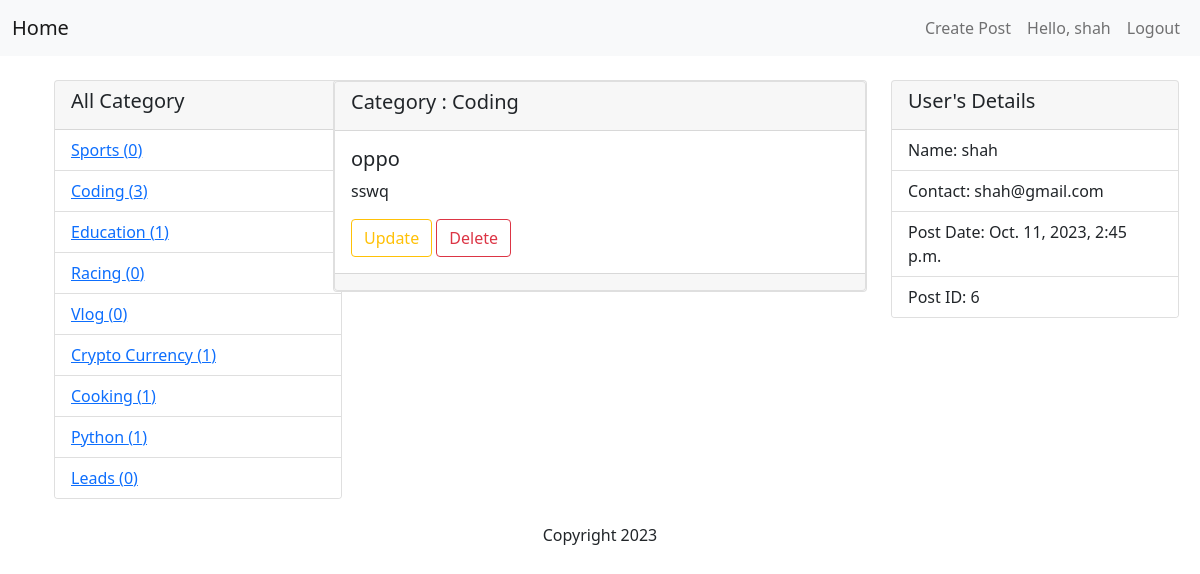
The app's page /post/6/ (signed in), older data.
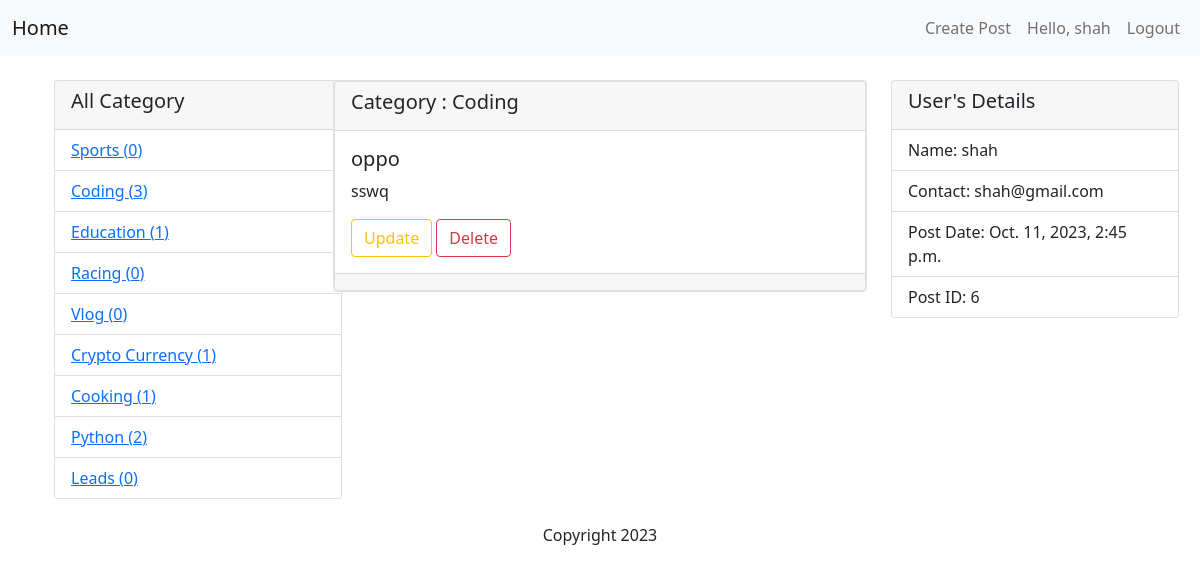
The same page, newer data.
### listing/models.py (models this page shows)
class Category(models.Model):
    name = models.CharField(max_length=100)
    created_at = models.DateTimeField(auto_now_add=True)
    updated_at = models.DateTimeField(auto_now=True)
    def __str__(self):
        return self.name

### listing/views.py (the view)
# urls.py: path('post/<int:post_id>/', views.post_detail, name='post_detail'),
def post_detail(request, post_id):
    if not request.user.is_authenticated:
        raise Http404
    post = get_object_or_404(Post, pk=post_id)
    categories = Category.objects.annotate(post_count=Count('post')).all()
    return render(request, 'listing/post_detail.html', {'post': post, 'categories': categories})

### listing/templates/listing/post_detail.html (shortened to what this page needs)
{% extends 'listing/base.html' %}
{% block content %}
<!DOCTYPE html>
<html lang="en">
<head>
    <link href="https://cdn.jsdelivr.net/npm/bootstrap@5.1.3/dist/css/bootstrap.min.css" rel="stylesheet">
</head>
<body>
    <div class="container">
    <div class="row">
      <div class="col-md-3">
        <div class="card" style="width: 18rem;">
          <div class="card-header">
            <h5>All Category</h5>
          </div>
          <ul class="list-group list-group-flush">
            {% for category in categories %}
            <li class="list-group-item"><a href="{% url 'listing:posts_by_category' category.id %}">{{ category.name }}  ({{category.post_count}}) </a></li>
          {% endfor %}
          </ul>
        </div>
      </div>
      <div class="col-md-6">
       <div class="row">
          <div class="col-md-12">
          <div class="card mb-12">
            <div class="card text">
                <div class="card-header">
                 <h5>Category : {{post.category}}</h5>
                </div>
                <div class="card-body">
                  <h5 class="card-title">{{post.title}}</h5>
                  <p class="card-text"> {{ post.content }}</p>
                  <a href="{% url 'listing:post_edit' post.id %}"  class="btn btn-outline-warning" >Update</a>
                  <a href="{% url 'listing:post_delete' post.id %}" class="btn btn-outline-danger" >Delete</a>
                </div>
                <div class="card-footer text-muted">
                </div>
              </div>
          </div>
           </div>
        </div>
      </div>
      <div class="col-md-3">
        <div class="card" style="width: 18rem;">
          <div class="card-header">
            <h5>User's Details</h5>
          </div>
          <ul class="list-group list-group-flush">
            <li class="list-group-item">Name: {{post.owner.username}}</li>
            <li class="list-group-item">Contact:  {{post.owner.email}}</li>
            <li class="list-group-item">Post Date: {{post.created_at}} </li>
            <li class="list-group-item">Post ID: {{post.id}} </li>
          </ul>
        </div>
      </div>
    </div>
  </div>
</body>
</html>
{% endblock %}

Row changes from the older to the newer data that the page shows:
changed Category "Python": post_count "1" → "2"
